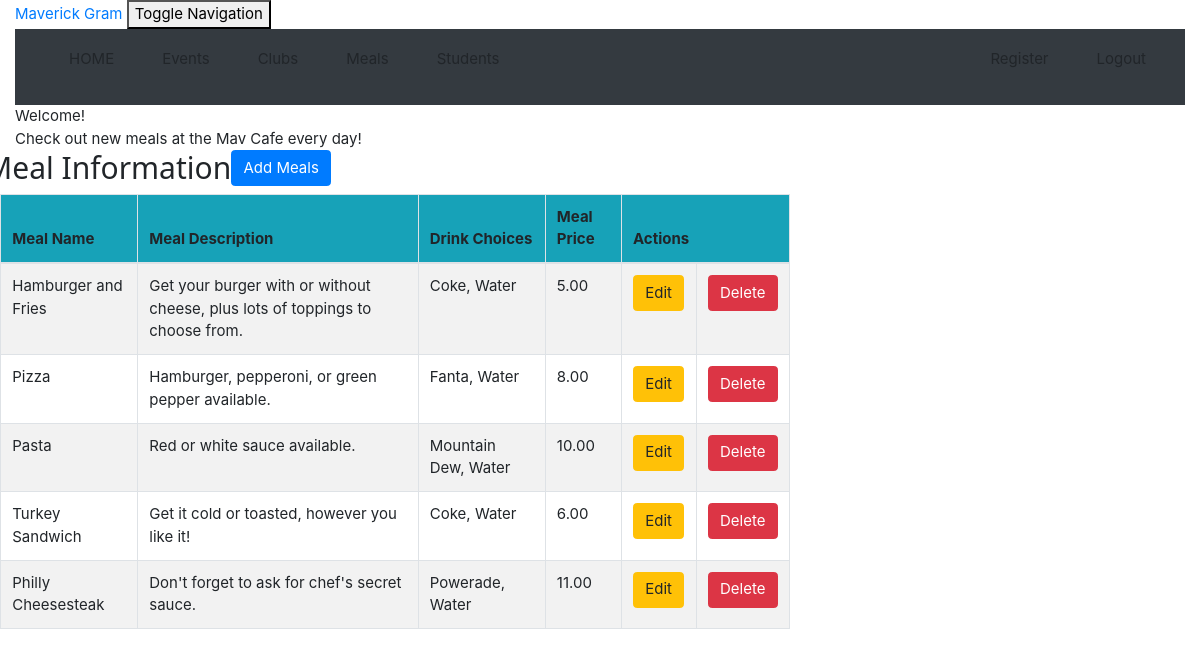
Screenshot of /meal_list (signed in) with the database file from the repository.
### crm/models.py (models this page shows)
class Meal(models.Model):
    meal_name = models.CharField(max_length=200)
    meal_description = models.CharField(max_length=200)
    meal_drink = models.CharField(max_length=200)
    price = models.CharField(max_length=200)

### crm/views.py (the view)
# urls.py: path('meal_list', views.meal_list, name='meal_list'),
@login_required
def meal_list(request):
    meal = Meal.objects.filter()
    return render(request, 'crm/meal_list.html',
                  {'meals': meal})

### crm/templates/crm/meal_list.html (shortened to what this page needs)
<!DOCTYPE html>
{% extends 'crm/base.html' %}
{% block content %}
    {% load humanize %}
    <head>
    </head>
    <body class="bodylist">
    <div class="container">
        <div class="panel panel-primary">
            <div class="panel-heading">Welcome!</div>
            <div class="panel-body">
                Check out new meals at the Mav Cafe every day!
            </div>
        </div>
    </div>
    <div class="row">
        <h2>Meal Information</h2>
        <td>  <a href="http://127.0.0.1:8000/admin/crm/meal/add/"><span
                class="btn btn-primary">Add Meals</span></a></td>
    </div>
    <div>
        <table class="table table-striped table-bordered table-hover w-auto">
            <thead>
            <tr class="bg-info">
                <th>Meal Name</th>
                <th>Meal Description</th>
                <th>Drink Choices</th>
                <th>Meal Price</th>
                <th colspan="2">Actions</th>
            </tr>
            </thead>
            <tbody>
            {% for meal in meals %}
                <tr>
                    <td>{{ meal.meal_name }}</td>
                    <td>{{ meal.meal_description }}</td>
                    <td>{{ meal.meal_drink }}</td>
                    <td>{{ meal.price }}</td>
                    <td><a href="{% url 'crm:meal_edit' pk=meal.pk %}"
                           class="btn btn-warning">Edit</a>
                    </td>
                    <td><a href="{% url 'crm:meal_delete' pk=meal.pk %}"
                           onclick="return confirm('Are you sure you want to delete?')"
                           class="btn btn-danger">Delete</a>
                    </td>
                </tr>
            {% endfor %}
            </tbody>
        </table>
    </div>
    </body>
{% endblock %}

### crm/static/css/w3.css (style rules this page uses)
html { box-sizing:border-box }
*,*:before,*:after { box-sizing:inherit }
html { -ms-text-size-adjust:100%;-webkit-text-size-adjust:100% }
body { margin:0 }
a { background-color:transparent }
html,body { font-family:Verdana,sans-serif;font-size:15px;line-height:1.5 }
html { overflow-x:hidden }
h2 { font-size:30px }
h1,h2,h3,h4,h5,h6 { font-family:"Segoe UI",Arial,sans-serif;font-weight:400;margin:10px 0 }
a { color:inherit }

### rows the page displays
Meal: meal_name "Hamburger and Fries", meal_description "Get your burger with or without cheese, plus lots of toppings to choose from.", meal_drink "Coke, Water", price "5.00"
Meal: meal_name "Pizza", meal_description "Hamburger, pepperoni, or green pepper available.", meal_drink "Fanta, Water", price "8.00"
Meal: meal_name "Pasta", meal_description "Red or white sauce available.", meal_drink "Mountain Dew, Water", price "10.00"
Meal: meal_name "Turkey Sandwich", meal_description "Get it cold or toasted, however you like it!", meal_drink "Coke, Water", price "6.00"
Meal: meal_name "Philly Cheesesteak", meal_description "Don't forget to ask for chef's secret sauce.", meal_drink "Powerade, Water", price "11.00"
